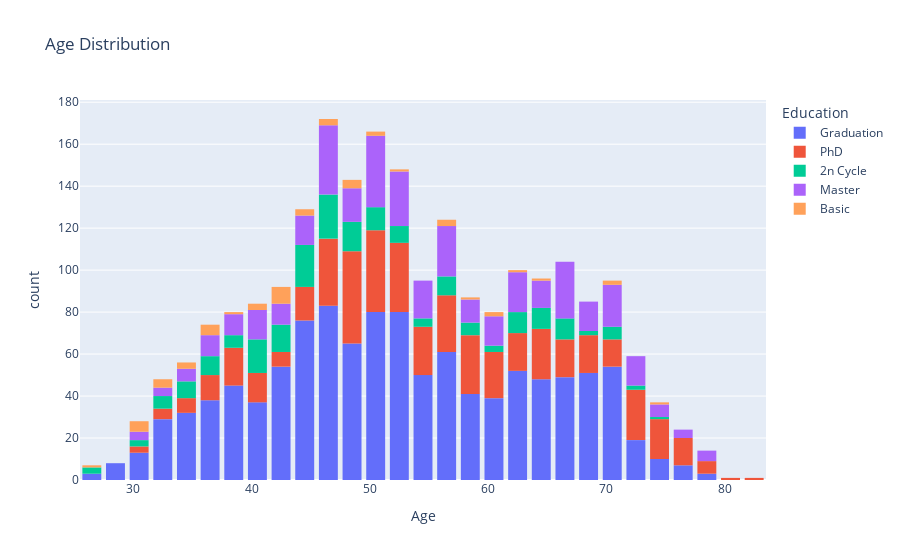

The notebook cell saved with this chart:
### Code cell
age_fig=px.histogram(data,x='Age', title='Age Distribution', color='Education')
age_fig.update_layout(bargap=0.2)
age_fig.show()

### Figure 1 — Plotly figure (JSON) as saved in the notebook; plotly's stock layout.template omitted (floating-point values rounded to 4 significant figures; data arrays with more than 128 entries replaced by an {"elided": "..."} marker saying what was removed)
{"data": [{"alignmentgroup": "True", "bingroup": "x", "hovertemplate": "Education=Graduation<br>Age=%{x}<br>count=%{y}<extra></extra>", "legendgroup": "Graduation", "marker": {"color": "#636efa", "pattern": {"shape": ""}}, "name": "Graduation", "offsetgroup": "Graduation", "orientation": "v", "showlegend": true, "type": "histogram", "x": {"elided": "1127 int values"}, "xaxis": "x", "yaxis": "y"}, {"alignmentgroup": "True", "bingroup": "x", "hovertemplate": "Education=PhD<br>Age=%{x}<br>count=%{y}<extra></extra>", "legendgroup": "PhD", "marker": {"color": "#EF553B", "pattern": {"shape": ""}}, "name": "PhD", "offsetgroup": "PhD", "orientation": "v", "showlegend": true, "type": "histogram", "x": {"elided": "485 int values"}, "xaxis": "x", "yaxis": "y"}, {"alignmentgroup": "True", "bingroup": "x", "hovertemplate": "Education=2n Cycle<br>Age=%{x}<br>count=%{y}<extra></extra>", "legendgroup": "2n Cycle", "marker": {"color": "#00cc96", "pattern": {"shape": ""}}, "name": "2n Cycle", "offsetgroup": "2n Cycle", "orientation": "v", "showlegend": true, "type": "histogram", "x": {"elided": "201 int values"}, "xaxis": "x", "yaxis": "y"}, {"alignmentgroup": "True", "bingroup": "x", "hovertemplate": "Education=Master<br>Age=%{x}<br>count=%{y}<extra></extra>", "legendgroup": "Master", "marker": {"color": "#ab63fa", "pattern": {"shape": ""}}, "name": "Master", "offsetgroup": "Master", "orientation": "v", "showlegend": true, "type": "histogram", "x": {"elided": "370 int values"}, "xaxis": "x", "yaxis": "y"}, {"alignmentgroup": "True", "bingroup": "x", "hovertemplate": "Education=Basic<br>Age=%{x}<br>count=%{y}<extra></extra>", "legendgroup": "Basic", "marker": {"color": "#FFA15A", "pattern": {"shape": ""}}, "name": "Basic", "offsetgroup": "Basic", "orientation": "v", "showlegend": true, "type": "histogram", "x": [48, 36, 36, 32, 49, 30, 30, 49, 38, 44, 47, 36, 43, 70, 42, 46, 35, 50, 33, 50, 30, 49, 43, 34, 41, 56, 56, 53, 75, 37, 31, 59, 44, 44, 40, 46, 30, 43, 43, 57, 42, 32, 64, 62, 61, 61, 26, 33, 36, 71, 41, 35, 43, 43], "xaxis": "x", "yaxis": "y"}], "layout": {"autosize": true, "bargap": 0.2, "barmode": "relative", "legend": {"title": {"text": "Education"}, "tracegroupgap": 0}, "title": {"text": "Age Distribution"}, "xaxis": {"anchor": "y", "autorange": true, "domain": [0, 1], "range": [25.5, 83.5], "title": {"text": "Age"}, "type": "linear"}, "yaxis": {"anchor": "x", "autorange": true, "domain": [0, 1], "range": [0, 181.1], "title": {"text": "count"}}}}
